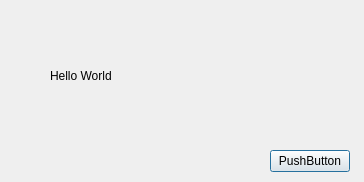
<?xml version="1.0" encoding="UTF-8"?>
<ui version="4.0">
 <class>Dialog</class>
 <widget class="QDialog" name="Dialog">
  <property name="geometry">
   <rect>
    <x>0</x>
    <y>0</y>
    <width>364</width>
    <height>182</height>
   </rect>
  </property>
  <property name="minimumSize">
   <size>
    <width>364</width>
    <height>182</height>
   </size>
  </property>
  <property name="maximumSize">
   <size>
    <width>364</width>
    <height>182</height>
   </size>
  </property>
  <property name="windowTitle">
   <string>Dialog</string>
  </property>
  <widget class="QPushButton" name="diagButton">
   <property name="geometry">
    <rect>
     <x>270</x>
     <y>150</y>
     <width>80</width>
     <height>22</height>
    </rect>
   </property>
   <property name="text">
    <string>PushButton</string>
   </property>
  </widget>
  <widget class="QLabel" name="diagText">
   <property name="geometry">
    <rect>
     <x>50</x>
     <y>40</y>
     <width>261</width>
     <height>71</height>
    </rect>
   </property>
   <property name="minimumSize">
    <size>
     <width>261</width>
     <height>71</height>
    </size>
   </property>
   <property name="maximumSize">
    <size>
     <width>261</width>
     <height>71</height>
    </size>
   </property>
   <property name="text">
    <string>Hello World</string>
   </property>
  </widget>
 </widget>
 <resources/>
 <connections/>
</ui>
